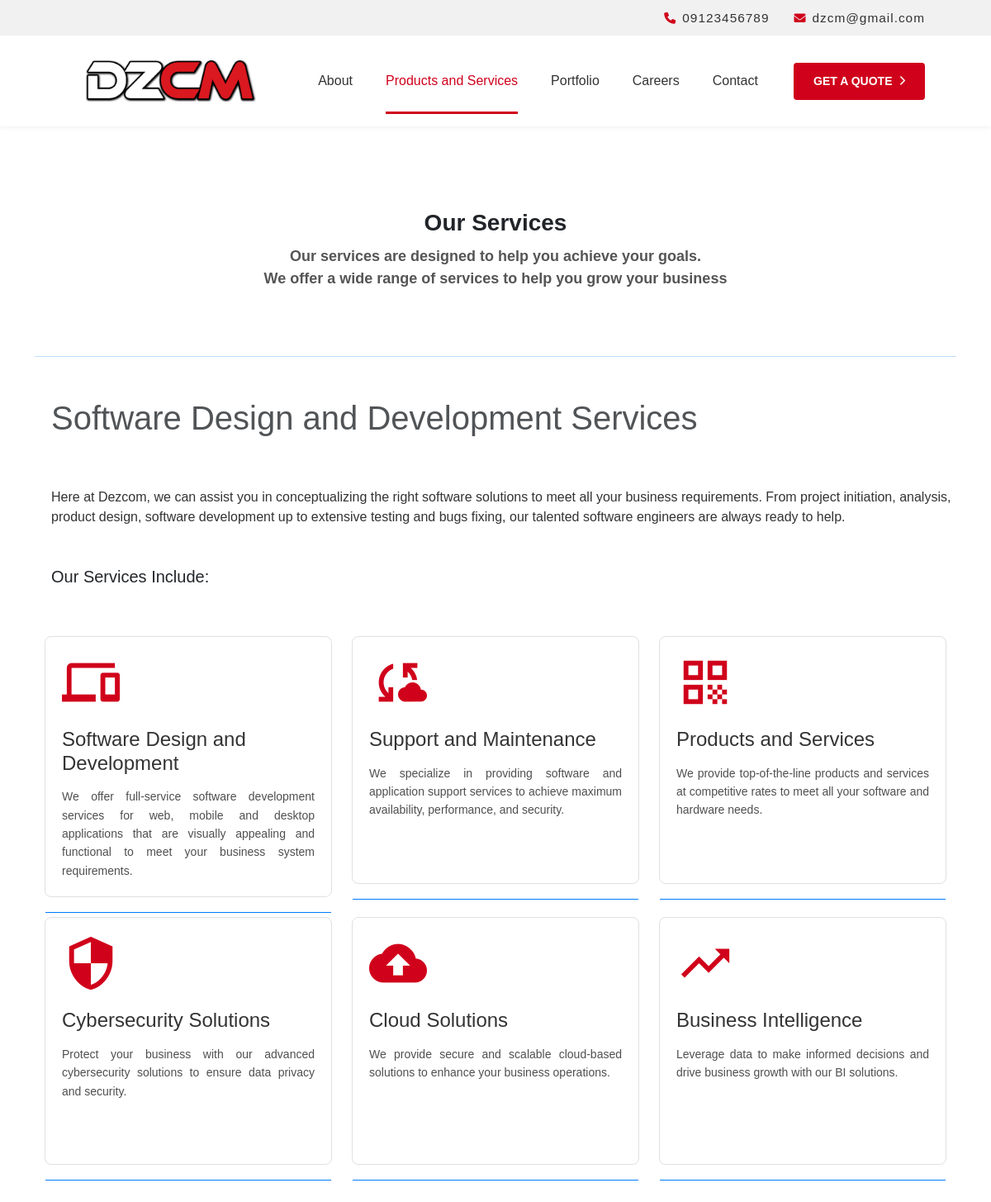
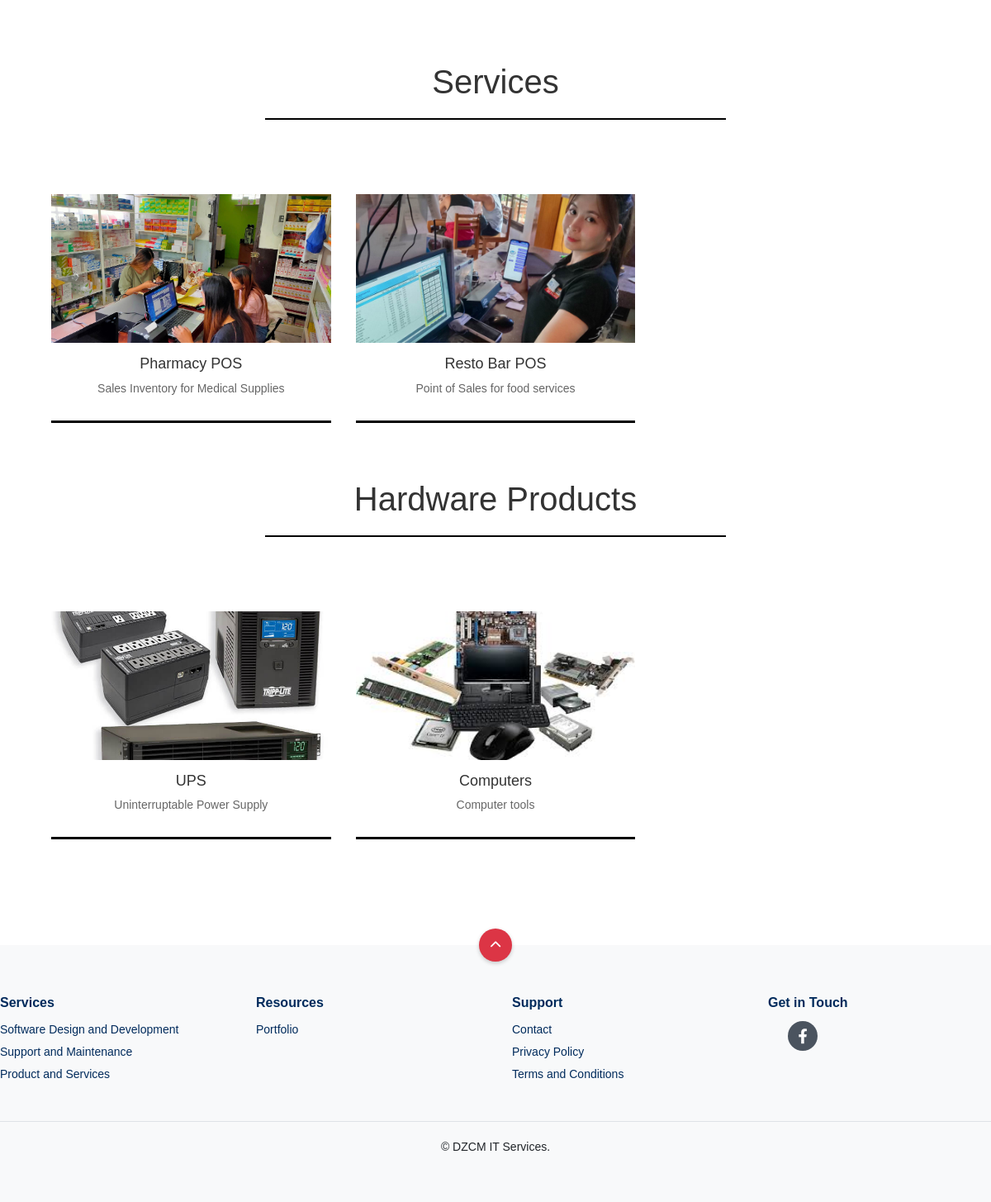
/product-services.php, run on the app's committed database (2 pictures, top to bottom).
### tables this page shows
CREATE TABLE `company_info` (
  `company_id` int(11) NOT NULL,
  `name` varchar(255) NOT NULL,
  `description` text DEFAULT NULL,
  `logo` varchar(255) DEFAULT NULL,
  `email` varchar(255) DEFAULT NULL,
  `phone` varchar(20) DEFAULT NULL,
  `address` text DEFAULT NULL
);

CREATE TABLE `services` (
  `service_id` int(11) NOT NULL,
  `service_name` varchar(255) NOT NULL,
  `description` text DEFAULT NULL,
  `image` varchar(255) DEFAULT NULL
);

CREATE TABLE `hardware` (
  `hardware_id` int(11) NOT NULL,
  `name` varchar(155) DEFAULT NULL,
  `description` varchar(155) DEFAULT NULL,
  `image` varchar(155) DEFAULT NULL
);

### main/services.php (the view, shortened to what this page needs)
<?php
include 'includes/connect.php';
$conn->select_db("dezcom");
$sql = "SELECT service_id, service_name, description, image FROM services";
$result = $conn->query($sql);
?>
<div class="services">
    <?php
    if ($result->num_rows > 0) {
        while ($row = $result->fetch_assoc()) {
            echo '
            <div class="services-box" data-category="' . htmlspecialchars($row["service_name"]) . '">
                <div class="image-container">
                    <img src="admin/includes/uploads/services/' . htmlspecialchars($row["image"]) . '" alt="' . htmlspecialchars($row["service_name"]) . '">
                    <a href="pos1.php?id=' . htmlspecialchars($row["service_id"]) . '" class="discover-btn">Discover More</a>
                </div>
                <div class="services-content">
                    <h3>' . htmlspecialchars($row["service_name"]) . '</h3>
                    <p>' . htmlspecialchars($row["description"]) . '</p>
                </div>
            </div>';
        }
    } else {
        echo "<p>No services found.</p>";
    }
    ?>
</div>

### includes/navbar.php (shortened to what this page needs)
<?php
include 'includes/connect.php';
$conn->select_db("dezcom");
$sql = "SELECT * FROM company_info LIMIT 1";
$result = $conn->query($sql);
if ($result && $result->num_rows > 0) {
    $row = $result->fetch_assoc();
} else {
    $row = null;
    $phone = "N/A";
    $email = "N/A";
    $logo = "N/A";
}
?>
<div class="top-bar">
    <span><i class="fas fa-phone"></i><a href="tel:<?php echo $row ? $row['phone'] : $phone; ?>"> <?php echo $row ? $row['phone'] : $phone; ?></a></span>
    <span><i class="fas fa-envelope"></i> <a href="mailto:<?php echo $row ? $row['email'] : $email; ?>"><?php echo $row ? $row['email'] : $email; ?></a></span>
</div>
<div class="navbar-container">
    <div class="logo">
        <a href="index.php"><img src="admin/includes/uploads/company/<?php echo $row ? $row['logo'] : $logo; ?>" alt="MicroSource Logo"></a>
    </div>
    <ul class="nav-links">
        <li><a href="about.php" class="<?php echo basename($_SERVER['PHP_SELF']) == 'about.php' ? 'active' : ''; ?>">About</a></li>
        <li><a href="product-services.php" class="<?php echo basename($_SERVER['PHP_SELF']) == 'product-services.php' ? 'active' : ''; ?>">Products and Services</a></li>
        <li><a href="portfolio.php" class="<?php echo basename($_SERVER['PHP_SELF']) == 'portfolio.php' ? 'active' : ''; ?>">Portfolio</a></li>
        <li><a href="careers.php" class="<?php echo basename($_SERVER['PHP_SELF']) == 'careers.php' ? 'active' : ''; ?>">Careers</a></li>
        <li><a href="contact.php" class="<?php echo basename($_SERVER['PHP_SELF']) == 'contact.php' ? 'active' : ''; ?>">Contact</a></li>
    </ul>
    <a href="#" class="quote-btn" onclick="openModal()">GET A QUOTE <i class="fas fa-chevron-right"></i></a>
</div>

### main/hardware.php (shortened to what this page needs)
<?php
include 'includes/connect.php';
$conn->select_db("dezcom");
$sql = "SELECT hardware_id, name, description, image FROM hardware";
$result = $conn->query($sql);
?>
<div class="services">
    <?php
    if ($result->num_rows > 0) {
        while ($row = $result->fetch_assoc()) {
            echo '
            <div class="services-box" data-category="' . htmlspecialchars($row["name"]) . '">
                <div class="image-container">
                    <img src="admin/includes/uploads/hardware/' . htmlspecialchars($row["image"]) . '" alt="' . htmlspecialchars($row["name"]) . '">
                    <a href="pos1.php?id=' . htmlspecialchars($row["hardware_id"]) . '" class="discover-btn">Discover More</a>
                </div>
                <div class="services-content">
                    <h3>' . htmlspecialchars($row["name"]) . '</h3>
                    <p>' . htmlspecialchars($row["description"]) . '</p>
                </div>
            </div>';
        }
    } else {
        echo "<p>No services found.</p>";
    }
    ?>
</div>

### css/navbar.css (style rules this page uses)
:root { --primary-color: #d0021b; --secondary-color: #007bff; --tertiary-color: #dc3545; --text-color: #5c5c5c; --darker-text: #212121; }
* { margin: 0; padding: 0; box-sizing: border-box; font-family: Arial, sans-serif; }
body { background-color: #f8f8f8; }
.top-bar { display: flex; justify-content: flex-end; align-items: center; background-color: #f1f1f1; padding: 10px 80px; font-size: 14px; gap: 30px; }
.top-bar span { display: flex; align-items: center; gap: 8px; }
.top-bar i { color: var(--primary-color); font-size: 14px; }
.top-bar a { text-decoration: none; color: var(--text-color); font-size: 1.1em; letter-spacing: 1px; }
.navbar-container { display: flex; justify-content: space-between; align-items: center; padding: 20px 80px; background-color: white; box-shadow: 0 2px 5px rgba(0,0,0,0.05); height: 110px; }
.logo img { height: 50px; width: auto; }
.logo { margin-left: 20px; }
.nav-links { display: flex; list-style: none; gap: 40px; margin: 0; }
.nav-links a { text-decoration: none; color: var(--text-color); font-size: 16px; font-weight: 500; transition: color 0.3s; position: relative; }
.nav-links a::after { content: ''; position: absolute; bottom: -32px; left: 0; width: 100%; height: 3px; background-color: var(--primary-color); transform: scaleX(0); transition: transform 0.3s ease; }
.nav-links a:hover::after, .nav-links a.active::after { transform: scaleX(1); }
.nav-links a:hover, .nav-links a.active { color: var(--primary-color); }
.quote-btn { background-color: var(--primary-color); color: white; padding: 12px 24px; font-size: 14px; font-weight: 600; text-decoration: none; border-radius: 4px; transition: background-color 0.3s; display: flex; align-items: center; gap: 8px; }
.quote-btn i { font-size: 12px; }

### css/services.css (style rules this page uses)
:root { --primary-color: #d0021b; --secondary-color: #515457; --tertiary-color: #dc3545; --text-color: #333333; }
* { box-sizing: border-box; margin: 0; padding: 0; font-family: Arial, sans-serif; }
body { font-family: Arial, sans-serif; margin: 0; padding: 0; background-color: #ffffff; text-align: center; padding-top: 0px; }
.services { display: grid; grid-template-columns: repeat(auto-fill, minmax(300px, 1fr)); gap: 30px; justify-items: center; padding: 20px; max-width: 1200px; margin: auto; position: relative; z-index: 10; margin-top: 50px; }
.services-box { position: relative; width: 100%; max-width: 350px; background: white; overflow: hidden; text-align: center; cursor: pointer; display: flex; flex-direction: column; justify-content: space-between; border-radius: 0; transition: color 0.3s ease-in-out; margin: auto; }
.services-box::before { content: ""; position: absolute; bottom: 0; right: 0; width: 100%; height: 3px; background-color: black; transition: width 0.5s ease-in-out; }
.services-box::after { content: ""; position: absolute; bottom: 0; left: 0; width: 0%; height: 3px; background-color: red; transition: width 0.5s ease-in-out; }
.image-container { position: relative; width: 100%; height: 180px; overflow: hidden; }
.image-container img { width: 100%; height: 100%; object-fit: cover; transition: opacity 0.3s ease-in-out; }
.services-content { padding: 15px; }
.services-content h3 { font-size: 18px; margin-bottom: 8px; color: #333; }
.services-content p { font-size: 14px; color: #666; }

### css/featured.css (style rules this page uses)
.image-container { position: relative; width: 100%; height: 180px; overflow: hidden; }
.image-container img { width: 100%; height: 100%; object-fit: cover; transition: opacity 0.3s ease-in-out; }

### css/index.css (style rules this page uses)
:root { --primary-color: #d0021b; --secondary-color: #515457; --tertiary-color: #dc3545; --text-color: #333333; }
body { margin: 0; padding: 0; font-family: Arial, sans-serif; background-color: #ffffff; }
.image-container { position: relative; width: 100%; height: 180px; overflow: hidden; }
.image-container img { width: 100%; height: 100%; object-fit: cover; transition: opacity 0.3s ease-in-out; }

### css/contact.css (style rules this page uses)
body { font-family: 'Arial', sans-serif; margin: 0; padding: 0; box-sizing: border-box; }

### css/portfolio.css (style rules this page uses)
.image-container { position: relative; width: 100%; height: 180px; overflow: hidden; }
.image-container img { width: 100%; height: 100%; object-fit: cover; transition: opacity 0.3s ease-in-out; }

### css/careers.css (style rules this page uses)
:root { --primary-color: #d0021b; --secondary-color: #515457; --tertiary-color: #dc3545; --text-color: #333333; }

### data on the page
company_info: phone "09123456789", email "dzcm@gmail.com", logo (picture)
services: image (picture), service_name "Pharmacy POS", description "Sales Inventory for Medical Supplies"
services: image (picture), service_name "Resto Bar POS", description "Point of Sales for food services"
hardware: image (picture), name "UPS", description "Uninterruptable Power Supply"
hardware: image (picture), name "Computers", description "Computer tools"
